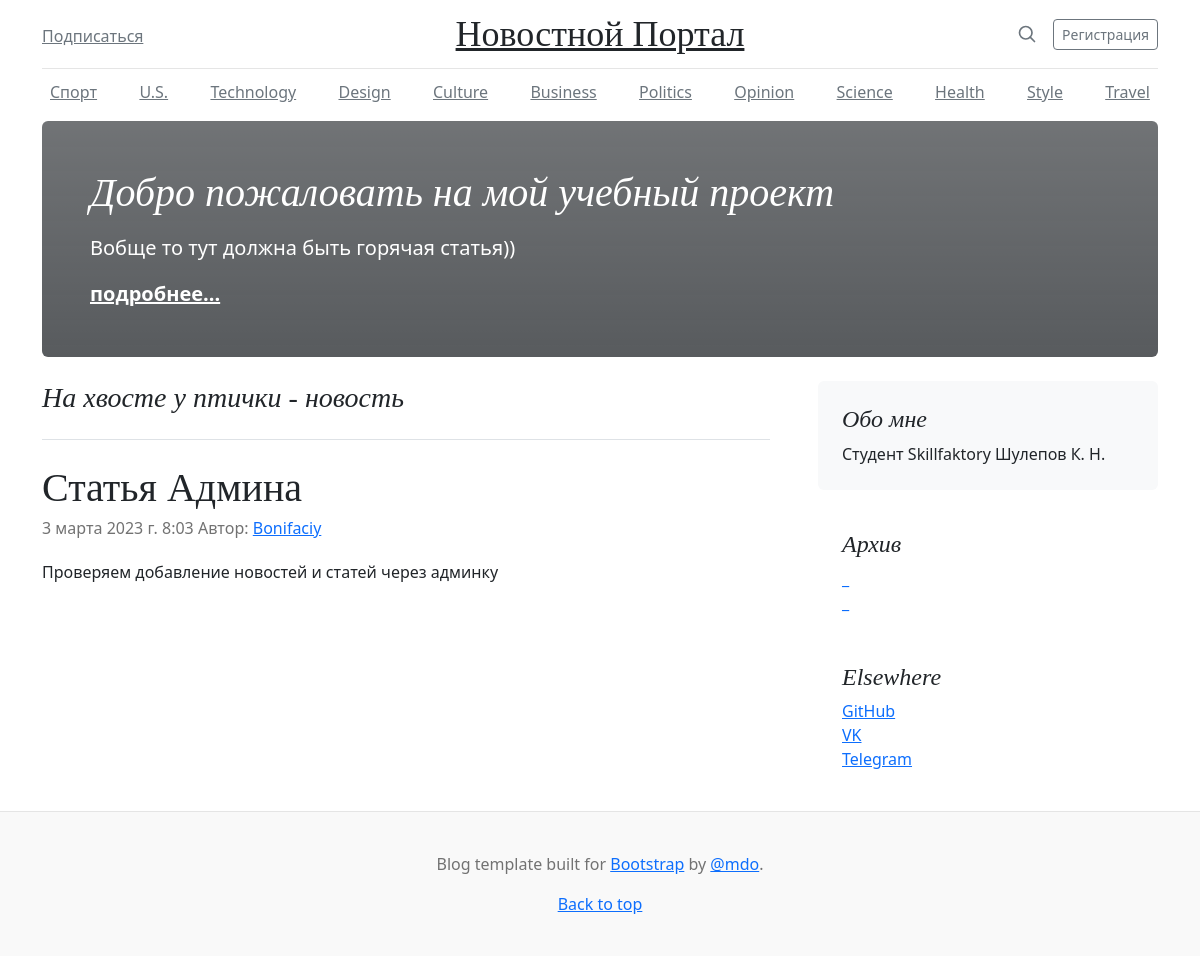
The app's page /news/4, older data.
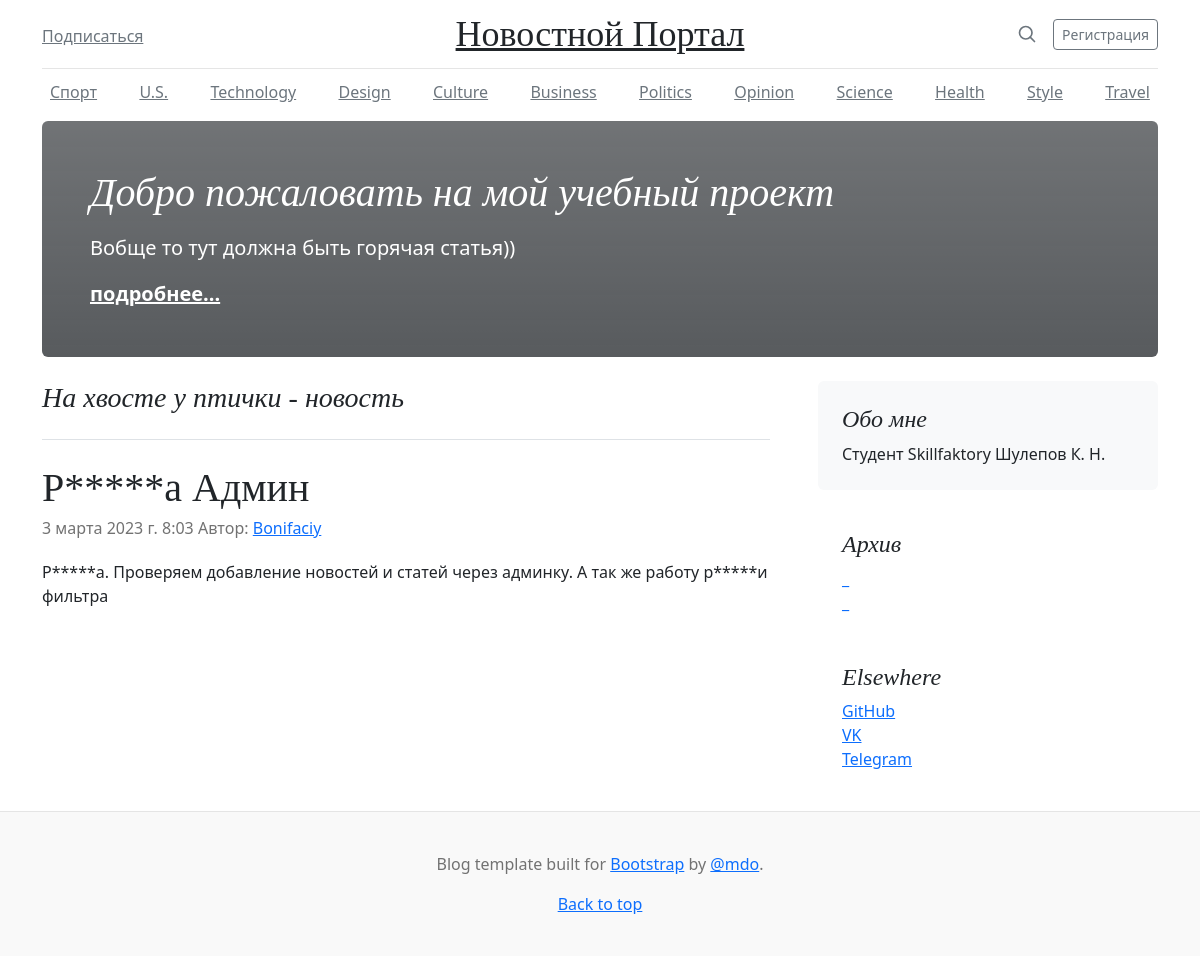
The same page, newer data.
### newsapp/models.py (models this page shows, shortened)
class Post(models.Model):
    article = 'AR'
    news = 'NE'
    TYPE = ((article, 'статья'), (news, 'новость'))
    type = models.CharField(max_length=2, choices=TYPE, default=news)
    post_date = models.DateTimeField(auto_now_add=True)
    title = models.CharField(max_length=128)
    post_text = models.TextField()
    post_rate = models.IntegerField(default=0)
    author = models.ForeignKey(Author, on_delete=models.CASCADE)
    category = models.ManyToManyField(Category, through='PostCategory')

class Author(models.Model):
    author_rate = models.SmallIntegerField(default=0)
    user = models.OneToOneField(User, on_delete=models.CASCADE)
    def __str__(self):
        return f"{self.user}"

### newsapp/views.py (the view)
# urls.py: path('<int:pk>', PostDetail.as_view(), name='post'),
class PostDetail(DetailView):
    model = Post
    template_name = 'post.html'
    context_object_name = 'post'

### newsapp/templatetags/filters.py (called while the page is built)
@register.filter()
def censor(text):
    if type(text) is not str:
        raise TypeError(f"фильтр не может принять  {type(text)}, только <str>")
    for word in BAD_WORDS:
        if word in text:
            text = text.replace(word, (word[0] + ("*" * (len(word) - 1))))
    return text

### templates/post.html (shortened to what this page needs)
{% extends 'flatpages/default.html' %}
{% load filters %}
{% block amount2 %}
    {{ post.get_type_display }}
{% endblock amount2 %}
{% block content %}
 <h2 class="blog-post-title mb-1">{{ post.title |censor }}</h2>
        <p class="blog-post-meta">{{ post.post_date }} Автор: <a href="#">{{post.author}}</a></p>
        <p> {{post.post_text |censor }} </p>
{% endblock content %}

Row changes from the older to the newer data that the page shows:
changed Post "новость": title|censor "Статья Админа" → "Р*****а Админ"; post_text|censor "Проверяем добавление новостей и статей через админку" → "Р*****а. Проверяем добавление новостей и статей через админку. А так же работу р*****и фильтра"
